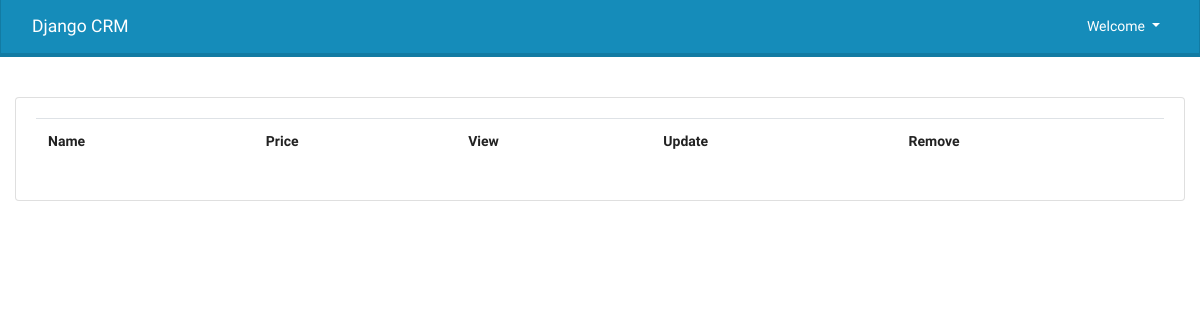
/books/, run on an earlier commit of the app's database.
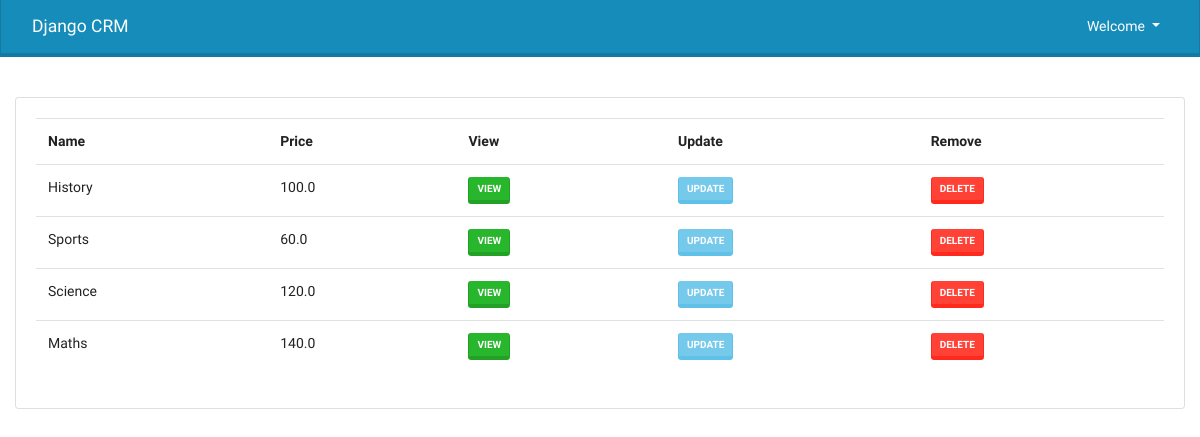
And on a later commit of the database.
### product/models.py (models this page shows, shortened)
class Book(models.Model):
    name = models.CharField(max_length=20)
    price = models.FloatField()
    date_created = models.DateTimeField(auto_now_add=True)

### product/views.py (the view)
# urls.py: path('', views.SimpleView.as_view(), name='book_simple'),
class SimpleView(View):
    def get(self, request):
        context = {}
        context['book_list'] = Book.objects.all()
        return render(request, 'product/list.html', context)
        ...  # code to process a POST request

### product/templates/product/list.html
{% extends 'accounts/main.html' %}
{% block content %}
  <div class="card card-body">
    <table class="table">
      <tr>
        <th>Name</th>
        <th>Price</th>
        <th>View</th>
        <th>Update</th>
        <th>Remove</th>
      </tr>
      {% for book in book_list %}
        <tr>
          <td>{{ book.name }}</td>
          <td>{{ book.price }}</td>
          <td><a href="{% url 'book_detail' book.id %}" class="btn btn-sm btn-success">View</a></td>
          <td><a href="{% url 'book_update' book.id %}" class="btn btn-sm btn-info">Update</a></td>
          <td><a href="{% url 'book_delete' book.id %}" class="btn btn-sm btn-danger">Delete</a></td>
        </tr>
      {% endfor %}
    </table>
  </div>
{% endblock %}

### accounts/templates/accounts/main.html (shortened to what this page needs)
{% load static %}
<!DOCTYPE html>
<html lang="en" dir="ltr">
  <head>
    <link rel="stylesheet" href="https://cdn.jsdelivr.net/npm/bootswatch@4.5.2/dist/lumen/bootstrap.min.css"/>
    <link rel="stylesheet" href="{% static '/css/main.css' %}" />
  </head>
  <body>
    {% include 'accounts/navbar.html' %}
    <div class="container-fluid containermar">
      {% block content %}
      {% endblock %}
    </div>
  </body>
</html>

### accounts/templates/accounts/navbar.html (shortened to what this page needs)
<nav class="navbar navbar-expand-lg navbar-dark bg-primary">
  <div class="container-fluid">
    <a class="navbar-brand" href="#">Django CRM</a>
    <div class="collapse navbar-collapse" id="navbarColor01">
      <ul class="navbar-nav ml-auto">
        <li class="nav-item dropdown">
          <a class="nav-link dropdown-toggle active" href="#" id="navbarDropdown" role="button" data-toggle="dropdown" aria-haspopup="true" aria-expanded="false">
            Welcome {{ user.username }}
          </a>
        </li>
      </ul>
    </div>
  </div>
</nav>

### crm/static/css/main.css (style rules this page uses)
.containermar { margin-top:40px; }

What changed in the data, as far as the page shows it:
added Book: name "History", price "100.0"
added Book: name "Sports", price "60.0"
added Book: name "Science", price "120.0"
added Book: name "Maths", price "140.0"
